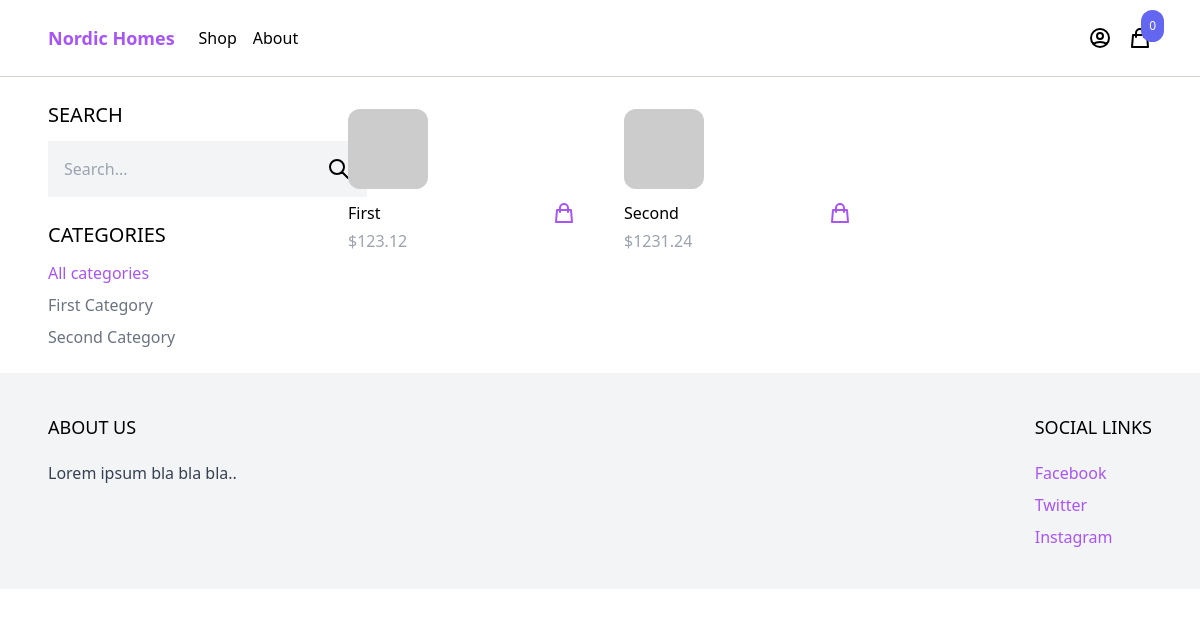
The app's page /shop/ with its own data.
### product/models.py (models this page shows, shortened)
class Category(models.Model):
    name = models.CharField(max_length=255)
    slug = models.SlugField()
    class Meta:
        verbose_name_plural = 'Categories'

class Product(models.Model):
    category = models.ForeignKey(
        Category, related_name='products', on_delete=models.CASCADE)
    name = models.CharField(max_length=255)
    description = models.TextField(blank=True, null=True)
    price = models.IntegerField()
    image = models.ImageField(upload_to='uploads/', blank=True, null=True)
    thumbnail = models.ImageField(upload_to='uploads/', blank=True, null=True)
    slug = models.SlugField()
    created_at = models.DateTimeField(auto_now_add=True)
    @property
    def get_display_price(self):
        return self.price / 100
    def get_thumbnail(self):
        if self.thumbnail:
            return self.thumbnail.url
        else:
            if self.image:
                self.thumbnail = make_thumbnail(self.image)
                self.save()
                return self.thumbnail.url
            else:
                return 'https://via.placeholder.com/240x240x.jpg'

### core/views.py (the view)
# urls.py: path('shop/', views.ShopView.as_view(), name="shop"),
class ShopView(generic.ListView):
    queryset = Product.objects.select_related('category').all()
    context_object_name = 'products'
    template_name = 'core/shop.html'
    @property
    def query(self):
        return self.request.GET.get('query', '')
    @property
    def active_category(self):
        return self.request.GET.get('category', '')
    def get_context_data(self, **kwargs):
        context = super().get_context_data(**kwargs)
        context['categories'] = Category.objects.all()
        context['active_category'] = self.active_category
        return context
    def get_queryset(self):
        queryset = super().get_queryset()
        if active_category := self.active_category:
            queryset = queryset.filter(category__slug=active_category)
        if query := self.query:
            queryset = queryset.filter(
                Q(name__icontains=query) | Q(description__icontains=query))
        return queryset

### cart/cart.py (called while the page is built)
    def __len__(self):
        return sum(item['quantity'] for item in self.cart.values())

### cart/context_processors.py (called while the page is built)
def cart(request):
    return {'cart': Cart(request)}

### core/templates/core/shop.html (shortened to what this page needs)
{% extends 'core/base.html' %}
{% block content %}
  <div class="max-w-6xl mx-auto flex flex-wrap items-start py-6 px-6 xl:px-0">
    <div class="filters w-full lg:w-1/4">
      <h3 class="mb-3 text-xl uppercase">Search</h3>
      <form
          method="get"
          action="."
      >
        <div class="flex">
          <input
              type="text"
              name="query"
              class="p-4 bg-gray-100 border-0"
              placeholder="Search..."
          >
          <button class="p-4 bg-gray-100 border-0">
            <svg
                xmlns="http://www.w3.org/2000/svg"
                class="h-6 w-6"
                fill="none"
                viewBox="0 0 24 24"
                stroke="currentColor"
            >
              <path
                  stroke-linecap="round"
                  stroke-linejoin="round"
                  stroke-width="2"
                  d="M21 21l-6-6m2-5a7 7 0 11-14 0 7 7 0 0114 0z"
              />
            </svg>
          </button>
        </div>
      </form>
      <h3 class="mt-6 mb-3 text-xl uppercase">Categories</h3>
      <ul class="space-y-2">
        <li>
          <a
              href="{% url 'shop' %}"
              class="{% if not active_category %}text-purple-500{% else %}text-gray-500{% endif %}"
          >All categories</a>
        </li>
        {% for category in categories %}
          <li><a
              href="{% url 'shop' %}?category={{ category.slug }}"
              class="{% if category.slug == active_category %}text-purple-500{% else %}text-gray-500{% endif %}"
          >{{ category.name }}</a></li>
        {% endfor %}
      </ul>
    </div>
    <div class="products w-full lg:w-3/4 -mt-4 flex items-center flex-wrap">
      {% for product in products %}
        {% include 'product/partials/product_list_item.html' %}
      {% endfor %}
    </div>
  </div>
{% endblock %}

### product/templates/product/partials/product_list_item.html
<div class="w-full md:w-1/3 xl:w-1/4 p-6">
  <a href="{% url 'product' product.slug %}">
    <img src="{{ product.get_thumbnail }}" class="rounded-xl hover:shadow-lg">
  </a>
  <div class="pt-3 flex items-center justify-between">
    <a href="{% url 'product' product.slug %}">{{ product.name }}</a>
    <a
        href="#"
        hx-get="{% url 'add_to_cart' product.id %}"
        hx-target="#menu-cart-button"
        hx-swap="outerHTML"
        class="text-purple-500 hover:text-purple-800"
    >
      <svg xmlns="http://www.w3.org/2000/svg" class="h-6 w-6" fill="none" viewBox="0 0 24 24" stroke="currentColor">
        <path stroke-linecap="round" stroke-linejoin="round" stroke-width="2"
              d="M16 11V7a4 4 0 00-8 0v4M5 9h14l1 12H4L5 9z"/>
      </svg>
    </a>
  </div>
  <p class="pt-1 text-gray-400">${{ product.get_display_price }}</p>
</div>

### records on screen
Category: name "First Category"
Category: name "Second Category"
Product: name "First", get_display_price "123.12"
Product: name "Second", get_display_price "1231.24"

### other values on screen
{{ cart|length }} "0"
